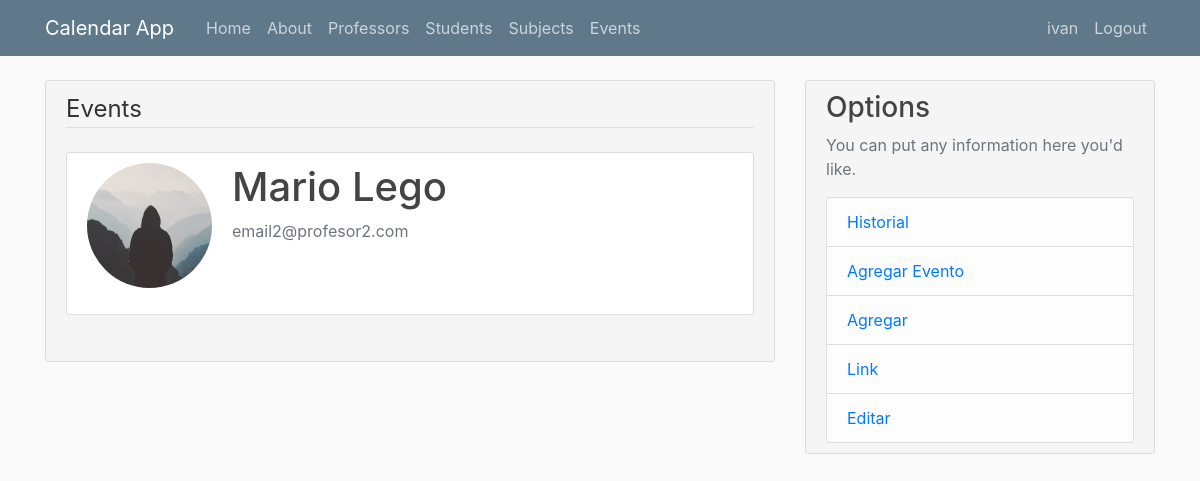
/professor?id=1 (signed in), run on an earlier commit of the app's database.
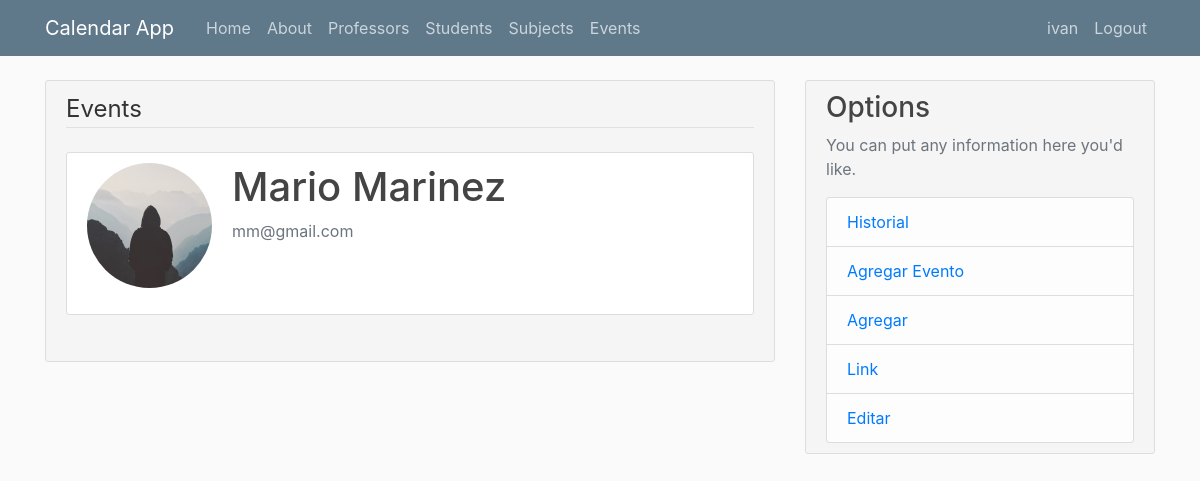
And on a later commit of the database.
### flaskcalendar/models.py (models this page shows, shortened)
class User(db.Model, UserMixin):
    id = db.Column(db.Integer, primary_key=True)
    username = db.Column(db.String(20), unique=True, nullable=False)
    email = db.Column(db.String(120), unique=True, nullable=False)
    image_file = db.Column(db.String(20), nullable=False, default='default.jpg')
    password = db.Column(db.String(60), nullable=False)
    events = db.relationship('Event', backref='author', lazy=True, cascade="all, delete-orphan")
    professors = db.relationship('Professor', backref='author', lazy=True, cascade="all, delete-orphan")
    students = db.relationship('Student', backref='author', lazy=True, cascade="all, delete-orphan")
    subjects = db.relationship('Subject', backref='author', lazy=True, cascade="all, delete-orphan")
    history = db.relationship('History', backref='author', lazy=True, cascade="all, delete-orphan")

class Professor(db.Model):
    id = db.Column(db.Integer, primary_key=True)
    name = db.Column(db.String(100), nullable=False)
    last_name = db.Column(db.String(100), nullable=False)
    email = db.Column(db.String(120), unique=True, nullable=True)
    phone = db.Column(db.Integer)
    events = db.relationship('Event', backref='professor', lazy=True, cascade="all, delete-orphan")
    subjects = db.relationship('ProfessorSubjects', backref='professor', lazy=True, cascade="all, delete-orphan")
    author_id =  db.Column(db.Integer, db.ForeignKey('user.id'), nullable=False)
    def fullName(self):
        return f"{self.name} {self.last_name}"

### flaskcalendar/professors/routes.py (the view)
@professorsAPP.route("/professor")
def professor():
    if request.method == 'GET' and request.args.get('id'):
        professor_id = int(request.args.get('id'))
        instance = Professor.query.filter_by(id=professor_id).first()
        if isAuthor(instance):
            return render_template('professors/professor.html',title=f'{instance.fullName()} Events', instance=instance)
    return redirect(url_for('professors.professors'))

### flaskcalendar/models.py (called while the page is built)
@login_manager.user_loader
def load_user(user_id):
    return User.query.get(int(user_id))

### flaskcalendar/users/utils.py (called while the page is built)
def isAuthor(instance,current_user=current_user):
    if instance and instance.id == current_user.id:
        return True
    else:
        return False

### flaskcalendar/templates/professors/professor.html (shortened to what this page needs)
{% extends "layout.html" %}
{% block content %}
    <div class="content-section">
        <fieldset class="form-group">
            <legend class='border-bottom mb-4'>{{ fullName }} Events</legend>
            <fieldset>
                <div class="content-section" style="background-color:white">
                    <div class="media">
                    <img class="rounded-circle account-img" src="{{  url_for('static',filename='pics/default.jpg') }}">
                    <div class="media-body">
                        <h2 class="account-heading">{{ instance.fullName() }}</h2>
                        <p class="text-secondary">{{instance.email}}</p>
                    </div>
                </div>
            </fieldset>
        </fieldset>
    </div>
{% endblock content %}

### flaskcalendar/templates/layout.html (shortened to what this page needs)
<!DOCTYPE html>
<html>
<head>
    <link rel="stylesheet" href="{{url_for('static',filename='css/bootstrap.min.css')}}" >
    <link rel="stylesheet" href="{{url_for('static',filename='css/main.css')}}" >
</head>
<body>
    <header class="site-header">
      <nav class="navbar navbar-expand-md navbar-dark bg-steel fixed-top">
        <div class="container">
          <a class="navbar-brand mr-4" href="{{url_for('main.home')}}">Calendar App</a>
          <div class="collapse navbar-collapse" id="navbarToggle">
            <div class="navbar-nav mr-auto">
              <a class="nav-item nav-link" href="{{url_for('main.home')}}">Home</a>
              <a class="nav-item nav-link" href="{{url_for('main.about')}}">About</a>
              <a class="nav-item nav-link" href="{{url_for('professors.professors')}}">Professors</a>
              <a class="nav-item nav-link" href="{{url_for('students.students')}}">Students</a>
              <a class="nav-item nav-link" href="{{url_for('subjects.subjects')}}">Subjects</a>
              <a class="nav-item nav-link" href="{{url_for('events.events')}}">Events</a>
            </div>
            <div class="navbar-nav">
              {% if current_user.is_authenticated %}
                <a class="nav-item nav-link" href="{{url_for('users.account')}}">{{ current_user.username }}</a>
                <a class="nav-item nav-link" href="{{url_for('users.logout')}}">Logout</a>
              {% else %}
                <a class="nav-item nav-link" href="{{url_for('users.login')}}">Login</a>
                <a class="nav-item nav-link" href="{{url_for('users.register')}}">Register</a>
              {% endif %}
            </div>
          </div>
        </div>
      </nav>
    </header>
        <main role="main" class="container">
          <div class="row">
            <div class="col-md-8">
            {% block content %}
            {% endblock %}
            </div>
            <div class="col-md-4">
              <div class="content-section">
                <h3>Options</h3>
                <p class='text-muted'>You can put any information here you'd like.
                  <ul class="list-group">
                    <li class="list-group-item list-group-item-light"><a  href="{{ url_for('main.history') }}">Historial</a></li>
                    <li class="list-group-item list-group-item-light"><a href="{{ url_for('events.create_event') }}">Agregar Evento</a></li>
                    <li class="list-group-item list-group-item-light"><a href="{{ url_for('main.add') }}">Agregar</a></li>
                    <li class="list-group-item list-group-item-light"><a href="{{ url_for('main.link') }}">Link</a></li>
                    <li class="list-group-item list-group-item-light"><a href="{{url_for('main.edit') }}">Editar</a></li>
                  </ul>
              </div>
            </div>
          </div>
        </main>
</body>
</html>

### flaskcalendar/static/css/main.css (style rules this page uses)
body { background: #fafafa; color: #333333; margin-top: 5rem; }
h1, h2, h3, h4, h5, h6 { color: #444444; }
.bg-steel { background-color: #5f788a; }
.site-header .navbar-nav .nav-link { color: #cbd5db; }
.content-section { background-color: #f5f5f5; padding: 10px 20px; border: 1px solid #dddddd; border-radius: 3px; margin-bottom: 20px; }
.account-img { height: 125px; width: 125px; margin-right: 20px; margin-bottom: 16px; }
.account-heading { font-size: 2.5rem; }

What changed in the data, as far as the page shows it:
changed Professor: fullName "Mario Lego" → "Mario Marinez"; email "email2@profesor2.com" → "mm@gmail.com"
